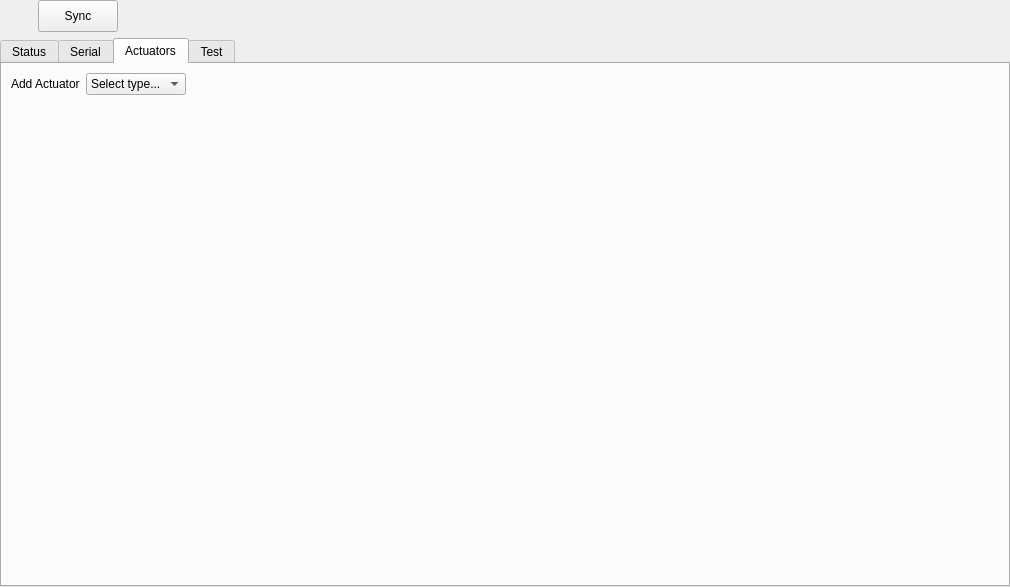
<?xml version="1.0" encoding="UTF-8"?>
<ui version="4.0">
 <class>ArduMYControllerWidget</class>
 <widget class="QWidget" name="ArduMYControllerWidget">
  <property name="geometry">
   <rect>
    <x>0</x>
    <y>0</y>
    <width>1010</width>
    <height>587</height>
   </rect>
  </property>
  <property name="windowTitle">
   <string>Form</string>
  </property>
  <layout class="QVBoxLayout" name="verticalLayout_2">
   <property name="leftMargin">
    <number>0</number>
   </property>
   <property name="topMargin">
    <number>0</number>
   </property>
   <property name="rightMargin">
    <number>0</number>
   </property>
   <property name="bottomMargin">
    <number>0</number>
   </property>
   <item>
    <layout class="QHBoxLayout" name="horizontalLayout_2">
     <item>
      <widget class="TryToggle" name="tryToggleConnect" native="true">
       <property name="sizePolicy">
        <sizepolicy hsizetype="Minimum" vsizetype="Minimum">
         <horstretch>0</horstretch>
         <verstretch>0</verstretch>
        </sizepolicy>
       </property>
       <property name="minimumSize">
        <size>
         <width>32</width>
         <height>32</height>
        </size>
       </property>
      </widget>
     </item>
     <item>
      <widget class="QPushButton" name="pushButtonSync">
       <property name="sizePolicy">
        <sizepolicy hsizetype="Minimum" vsizetype="Minimum">
         <horstretch>0</horstretch>
         <verstretch>0</verstretch>
        </sizepolicy>
       </property>
       <property name="minimumSize">
        <size>
         <width>32</width>
         <height>32</height>
        </size>
       </property>
       <property name="text">
        <string>Sync</string>
       </property>
      </widget>
     </item>
     <item>
      <spacer name="horizontalSpacer_6">
       <property name="orientation">
        <enum>Qt::Orientation::Horizontal</enum>
       </property>
       <property name="sizeHint" stdset="0">
        <size>
         <width>40</width>
         <height>20</height>
        </size>
       </property>
      </spacer>
     </item>
    </layout>
   </item>
   <item>
    <widget class="QTabWidget" name="tabWidget">
     <property name="currentIndex">
      <number>2</number>
     </property>
     <widget class="QWidget" name="tabStatus">
      <attribute name="title">
       <string>Status</string>
      </attribute>
      <layout class="QGridLayout" name="gridLayout">
       <item row="0" column="0" colspan="4">
        <widget class="QLabel" name="labelIntroduction">
         <property name="text">
          <string>&lt;table width=&quot;100%&quot;&gt;
&lt;tr&gt;
&lt;td&gt;
&lt;h1&gt;ArduMY™ Controller version 1.0&lt;/h1&gt;
&lt;p&gt;This is the native Arduino© based controller for OctoMY™&lt;/p&gt;
&lt;p&gt;You will find full documentation for it &lt;a href=&quot;http://www.octomy.org/documentation/development/architectual-overview/ardumy&quot; &gt;here&lt;/a&gt;&lt;/p&gt;
&lt;/td&gt;
&lt;td&gt;
&lt;img src=&quot;qrc:/images/ardumy_badge.svg&quot; alt=&quot;ArduMY™ Badge&quot; style=&quot;float:right; display:block;&quot;/&gt;
&lt;/td&gt;
&lt;/tr&gt;
&lt;/table&gt;</string>
         </property>
         <property name="openExternalLinks">
          <bool>true</bool>
         </property>
        </widget>
       </item>
       <item row="1" column="0" colspan="4">
        <widget class="QLabel" name="labelQuickGuide">
         <property name="text">
          <string>&lt;h2&gt;Quick guide&lt;/h2&gt;
&lt;ol&gt;
&lt;li&gt;Get a &lt;a href=&quot;http://www.octomy.org/documentation/development/architectual-overview/ardumy&quot; &gt;compatible&lt;/a&gt; Arduino© board.&lt;/li&gt;
&lt;li&gt;Go &lt;a href=&quot;http://www.octomy.org/documentation/development/architectual-overview/ardumy&quot; &gt;download&lt;/a&gt;, compile and upload latest version of ArduMY™ on your board .&lt;/li&gt;
&lt;li&gt;Connect your board to this Agent via USB/Serial cable or pair with Bluetooth.&lt;/li&gt;
&lt;li&gt;Go the Serial tab and configure serial parameters. NOTE: The green serial status light on general tab should light up when it is working.&lt;/li&gt;
&lt;li&gt;Go the Actuators tab and configure the actuatuators you will be using for your robot. Remember to give them meaningful names.&lt;/li&gt;
&lt;li&gt;You are now ready to start using this agent!&lt;/li&gt;
&lt;/ol&gt;</string>
         </property>
         <property name="openExternalLinks">
          <bool>true</bool>
         </property>
        </widget>
       </item>
       <item row="2" column="1" colspan="2">
        <widget class="QPushButton" name="pushButtonShowQuickGuide">
         <property name="text">
          <string>Show Quick Guide</string>
         </property>
         <property name="checkable">
          <bool>true</bool>
         </property>
        </widget>
       </item>
       <item row="3" column="0">
        <spacer name="horizontalSpacer">
         <property name="orientation">
          <enum>Qt::Orientation::Horizontal</enum>
         </property>
         <property name="sizeHint" stdset="0">
          <size>
           <width>292</width>
           <height>20</height>
          </size>
         </property>
        </spacer>
       </item>
       <item row="3" column="1">
        <widget class="QLabel" name="label_2">
         <property name="text">
          <string>Board:</string>
         </property>
         <property name="alignment">
          <set>Qt::AlignmentFlag::AlignRight|Qt::AlignmentFlag::AlignTrailing|Qt::AlignmentFlag::AlignVCenter</set>
         </property>
        </widget>
       </item>
       <item row="3" column="2">
        <widget class="QLabel" name="labelBoardType">
         <property name="text">
          <string>N/A</string>
         </property>
        </widget>
       </item>
       <item row="3" column="3">
        <spacer name="horizontalSpacer_2">
         <property name="orientation">
          <enum>Qt::Orientation::Horizontal</enum>
         </property>
         <property name="sizeHint" stdset="0">
          <size>
           <width>292</width>
           <height>20</height>
          </size>
         </property>
        </spacer>
       </item>
       <item row="4" column="1">
        <widget class="QLabel" name="label_4">
         <property name="text">
          <string>Version:</string>
         </property>
         <property name="alignment">
          <set>Qt::AlignmentFlag::AlignRight|Qt::AlignmentFlag::AlignTrailing|Qt::AlignmentFlag::AlignVCenter</set>
         </property>
        </widget>
       </item>
       <item row="4" column="2">
        <widget class="QLabel" name="labelBoardVersion">
         <property name="text">
          <string>N/A</string>
         </property>
        </widget>
       </item>
       <item row="5" column="0" colspan="4">
        <spacer name="verticalSpacer">
         <property name="orientation">
          <enum>Qt::Orientation::Vertical</enum>
         </property>
         <property name="sizeHint" stdset="0">
          <size>
           <width>20</width>
           <height>211</height>
          </size>
         </property>
        </spacer>
       </item>
      </layout>
      <zorder>labelBoardType</zorder>
      <zorder>label_4</zorder>
      <zorder>labelBoardVersion</zorder>
      <zorder>labelIntroduction</zorder>
      <zorder>label_2</zorder>
      <zorder>pushButtonShowQuickGuide</zorder>
      <zorder>labelQuickGuide</zorder>
     </widget>
     <widget class="QWidget" name="tabSerial">
      <attribute name="title">
       <string>Serial</string>
      </attribute>
      <layout class="QGridLayout" name="gridLayout_5">
       <item row="0" column="0">
        <widget class="SerialSettingsWidget" name="widgetSerialSettings" native="true"/>
       </item>
      </layout>
     </widget>
     <widget class="QWidget" name="tabActuators">
      <attribute name="title">
       <string>Actuators</string>
      </attribute>
      <layout class="QGridLayout" name="gridLayout_2">
       <item row="1" column="0">
        <widget class="ArduMYActuatorManagementWidget" name="widgetActuatorManager" native="true">
         <property name="sizePolicy">
          <sizepolicy hsizetype="Expanding" vsizetype="Expanding">
           <horstretch>0</horstretch>
           <verstretch>0</verstretch>
          </sizepolicy>
         </property>
        </widget>
       </item>
       <item row="0" column="0">
        <layout class="QHBoxLayout" name="horizontalLayout">
         <item>
          <widget class="QLabel" name="label_3">
           <property name="text">
            <string>Add Actuator</string>
           </property>
          </widget>
         </item>
         <item>
          <widget class="QComboBox" name="comboBoxAddActuator">
           <item>
            <property name="text">
             <string>Select type...</string>
            </property>
           </item>
           <item>
            <property name="text">
             <string>RC Servo</string>
            </property>
            <property name="icon">
             <iconset resource="../../libres/resources/icons.qrc">
              <normaloff>:/icons/actuators/rc_servo.svg</normaloff>:/icons/actuators/rc_servo.svg</iconset>
            </property>
           </item>
           <item>
            <property name="text">
             <string>Step Motor</string>
            </property>
            <property name="icon">
             <iconset resource="../../libres/resources/icons.qrc">
              <normaloff>:/icons/actuators/stepper_motor.svg</normaloff>:/icons/actuators/stepper_motor.svg</iconset>
            </property>
           </item>
           <item>
            <property name="text">
             <string>DC Motor</string>
            </property>
            <property name="icon">
             <iconset resource="../../libres/resources/icons.qrc">
              <normaloff>:/icons/actuators/dc_motor.svg</normaloff>:/icons/actuators/dc_motor.svg</iconset>
            </property>
           </item>
           <item>
            <property name="text">
             <string>Relay Switch</string>
            </property>
            <property name="icon">
             <iconset resource="../../libres/resources/icons.qrc">
              <normaloff>:/icons/actuators/relay.svg</normaloff>:/icons/actuators/relay.svg</iconset>
            </property>
           </item>
          </widget>
         </item>
         <item>
          <spacer name="horizontalSpacer_3">
           <property name="orientation">
            <enum>Qt::Orientation::Horizontal</enum>
           </property>
           <property name="sizeHint" stdset="0">
            <size>
             <width>40</width>
             <height>20</height>
            </size>
           </property>
          </spacer>
         </item>
        </layout>
       </item>
      </layout>
     </widget>
     <widget class="QWidget" name="tabTest">
      <attribute name="title">
       <string>Test</string>
      </attribute>
      <layout class="QGridLayout" name="gridLayout_4">
       <item row="0" column="0">
        <spacer name="horizontalSpacer_5">
         <property name="orientation">
          <enum>Qt::Orientation::Horizontal</enum>
         </property>
         <property name="sizeHint" stdset="0">
          <size>
           <width>479</width>
           <height>20</height>
          </size>
         </property>
        </spacer>
       </item>
       <item row="0" column="2">
        <layout class="QVBoxLayout" name="verticalLayout">
         <item>
          <widget class="ArduinoPinSelector" name="widgetPinThing_1" native="true">
           <property name="sizePolicy">
            <sizepolicy hsizetype="Minimum" vsizetype="Minimum">
             <horstretch>0</horstretch>
             <verstretch>0</verstretch>
            </sizepolicy>
           </property>
           <property name="minimumSize">
            <size>
             <width>32</width>
             <height>32</height>
            </size>
           </property>
          </widget>
         </item>
         <item>
          <widget class="ArduinoPinSelector" name="widgetPinThing_2" native="true">
           <property name="sizePolicy">
            <sizepolicy hsizetype="Minimum" vsizetype="Minimum">
             <horstretch>0</horstretch>
             <verstretch>0</verstretch>
            </sizepolicy>
           </property>
           <property name="minimumSize">
            <size>
             <width>32</width>
             <height>32</height>
            </size>
           </property>
          </widget>
         </item>
         <item>
          <widget class="ArduinoPinSelector" name="widgetPinThing_3" native="true">
           <property name="sizePolicy">
            <sizepolicy hsizetype="Minimum" vsizetype="Minimum">
             <horstretch>0</horstretch>
             <verstretch>0</verstretch>
            </sizepolicy>
           </property>
           <property name="minimumSize">
            <size>
             <width>32</width>
             <height>32</height>
            </size>
           </property>
          </widget>
         </item>
         <item>
          <widget class="ArduinoPinSelector" name="widgetPinThing_4" native="true">
           <property name="sizePolicy">
            <sizepolicy hsizetype="Minimum" vsizetype="Minimum">
             <horstretch>0</horstretch>
             <verstretch>0</verstretch>
            </sizepolicy>
           </property>
           <property name="minimumSize">
            <size>
             <width>32</width>
             <height>32</height>
            </size>
           </property>
          </widget>
         </item>
         <item>
          <widget class="ArduinoPinSelector" name="widgetPinThing_5" native="true">
           <property name="sizePolicy">
            <sizepolicy hsizetype="Minimum" vsizetype="Minimum">
             <horstretch>0</horstretch>
             <verstretch>0</verstretch>
            </sizepolicy>
           </property>
           <property name="minimumSize">
            <size>
             <width>32</width>
             <height>32</height>
            </size>
           </property>
          </widget>
         </item>
         <item>
          <widget class="ArduinoPinSelector" name="widgetPinThing_6" native="true">
           <property name="sizePolicy">
            <sizepolicy hsizetype="Minimum" vsizetype="Minimum">
             <horstretch>0</horstretch>
             <verstretch>0</verstretch>
            </sizepolicy>
           </property>
           <property name="minimumSize">
            <size>
             <width>32</width>
             <height>32</height>
            </size>
           </property>
          </widget>
         </item>
        </layout>
       </item>
       <item row="0" column="3">
        <spacer name="horizontalSpacer_4">
         <property name="orientation">
          <enum>Qt::Orientation::Horizontal</enum>
         </property>
         <property name="sizeHint" stdset="0">
          <size>
           <width>479</width>
           <height>20</height>
          </size>
         </property>
        </spacer>
       </item>
       <item row="1" column="2">
        <spacer name="verticalSpacer_2">
         <property name="orientation">
          <enum>Qt::Orientation::Vertical</enum>
         </property>
         <property name="sizeHint" stdset="0">
          <size>
           <width>20</width>
           <height>485</height>
          </size>
         </property>
        </spacer>
       </item>
      </layout>
     </widget>
    </widget>
   </item>
  </layout>
 </widget>
 <customwidgets>
  <customwidget>
   <class>TryToggle</class>
   <extends>QWidget</extends>
   <header location="global">components/TryToggle.hpp</header>
   <container>1</container>
  </customwidget>
  <customwidget>
   <class>SerialSettingsWidget</class>
   <extends>QWidget</extends>
   <header location="global">hardware/serial/SerialSettingsWidget.hpp</header>
   <container>1</container>
  </customwidget>
  <customwidget>
   <class>ArduinoPinSelector</class>
   <extends>QWidget</extends>
   <header location="global">ardumy/arduino/ArduinoPinSelector.hpp</header>
   <container>1</container>
  </customwidget>
  <customwidget>
   <class>ArduMYActuatorManagementWidget</class>
   <extends>QWidget</extends>
   <header location="global">ardumy/ArduMYActuatorManagementWidget.hpp</header>
   <container>1</container>
  </customwidget>
 </customwidgets>
 <resources>
  <include location="../../libres/resources/icons.qrc"/>
 </resources>
 <connections/>
</ui>
